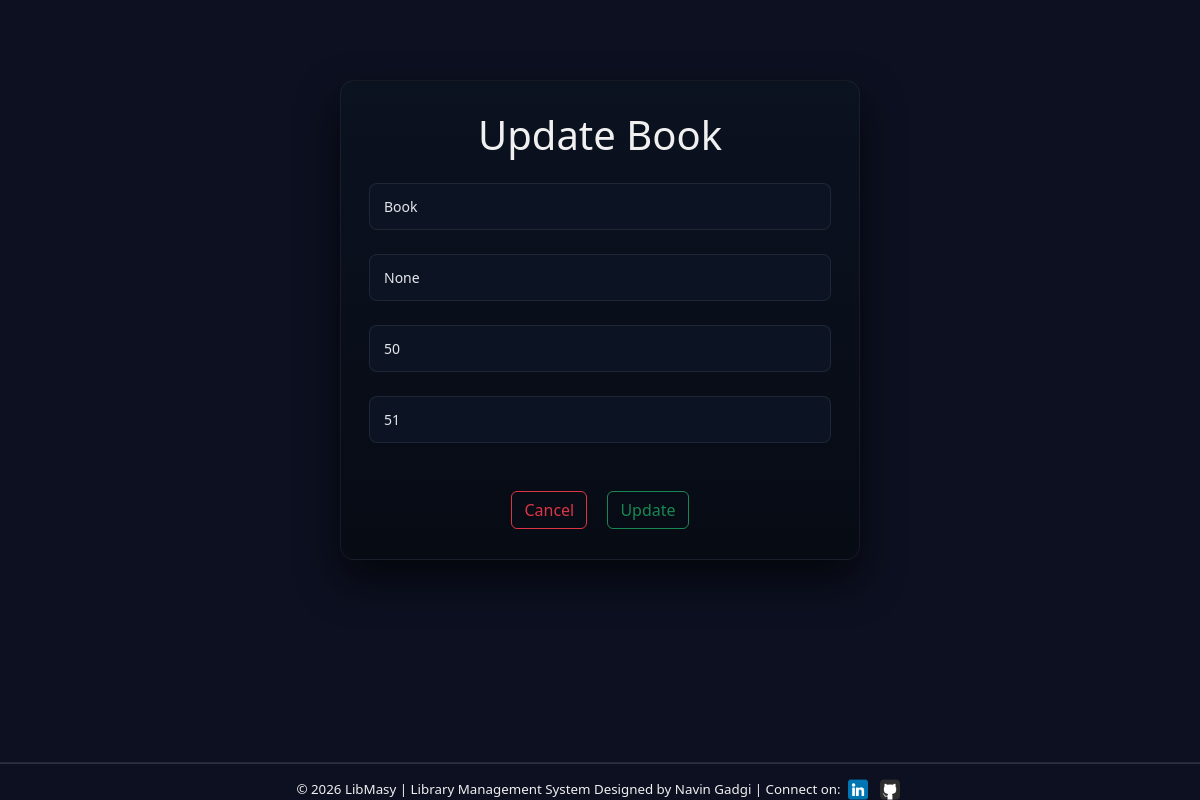
Screenshot of /library/1/3/update/ (signed in) with the database file from the repository.
### newapp/models.py (models this page shows, shortened)
class Book(models.Model):
    library = models.ForeignKey(Library, on_delete=models.CASCADE)
    title = models.CharField(max_length=50)
    author = models.CharField(max_length=20)
    copies = models.PositiveIntegerField(null=True, blank=True)
    available = models.BooleanField(default=True)
    price = models.PositiveIntegerField()
    created_at = models.DateField(auto_now_add=True)

### newapp/views.py (the view, shortened to what this page needs)
# urls.py: path('<int:book_id>/<int:lib_id>/update/', views.update, name="update"),
@login_required
def update(request, book_id, lib_id):
    book_ins = get_object_or_404(Book, pk=book_id)
    return render(request, "add_book.html", {'lib_id': lib_id, 'book_ins': book_ins})

### newapp/templates/add_book.html (shortened to what this page needs)
{% extends 'layout2.html' %}
{% load static %}
{% block contant %}
<div class="parent">
    <div class="form text-center">
        {% if not book_ins %}
        <h1 class="mb-4">Add Book</h1>
        {% else %}
        <h1 class="mb-4">Update Book</h1>
        {% endif %}
        <form method="post">
            {% if not book_ins %}
            <input type="text" class="in mb-4" name="title" placeholder="Title" required>
            <input type="text" class="in mb-4" name="author" placeholder="Author" required>
            <input type="number" class="in mb-4" step="0.01" name="price" placeholder="Price" required>
            <input type="number" class="in mb-4" name="copies" value="1" placeholder="Number of Copies" required>
            <a href="{% url 'open' lib_id %}" class="btn btn-outline-danger mt-4 mx-2">Cancel</a>
            <button class="btn btn-outline-success mt-4 mx-2" type="submit">Add Book</button>
            {% else %}
            <input type="text" class="in mb-4" name="title" value="{{ book_ins.title }}" placeholder="New Title" required>
            <input type="text" class="in mb-4" name="author" value="{{ book_ins.author }}" placeholder="New Author" required>
            <input type="number" class="in mb-4" step="0.01" value="{{ book_ins.price }}" name="price" placeholder="New Price" required>
            <input type="number" class="in mb-4" name="copies" value="{{ book_ins.copies }}" placeholder="Copies" required>
            <a href="{% url 'open' lib_id %}" class="btn btn-outline-danger mt-4 mx-2">Cancel</a>
            <button class="btn btn-outline-success mt-4 mx-2" type="submit">Update</button>
            {% endif %}
        </form>
    </div>
</div>
    {% endblock %}

### static/css/style.css (style rules this page uses)
body { background-color: #0c1020; color: #f0f0f0; }
.form { margin-left: auto; margin-right: auto; width: 520px; background: linear-gradient(180deg, #0b1220, #070b14); border-radius: 14px; padding: 30px 28px; box-shadow: 0 20px 40px rgba(0, 0, 0, 0.6); border: 1px solid rgba(255, 255, 255, 0.06); }
.in { width: 100%; background: #0c1424; border: 1px solid rgba(255, 255, 255, 0.08); border-radius: 8px; padding: 12px 14px; color: #e5e7eb; font-size: 14px; outline: none; transition: border 0.2s, box-shadow 0.2s; }
.in::placeholder { color: #9ca3af; }
.parent { display: grid; place-items: center; height: 80vh; }

### rows the page displays
Book: title "Book", author "None", price "50", copies "51"
